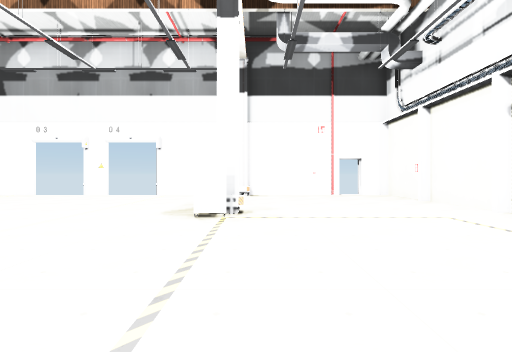
view 1 (above)

19 first-person views from a walk through a scene from a Unity 3-D project. The camera is 1.3 m above the floor, looks level and sees 80° across. The floor is counted in squares, 2 m on a side. Each view is taken from the middle of a square. On the plan, view 1 faces up. The plan holds only what a view shows up to about 10 squares ahead; the rest is blank. The player is left out. Door leaves are left out, so doorways stand open. Some surface patterns are stand-ins.

view 2
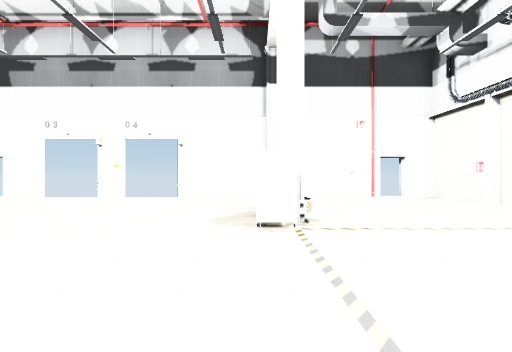

view 3
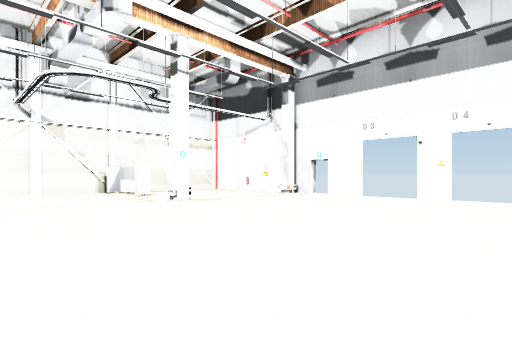

view 4
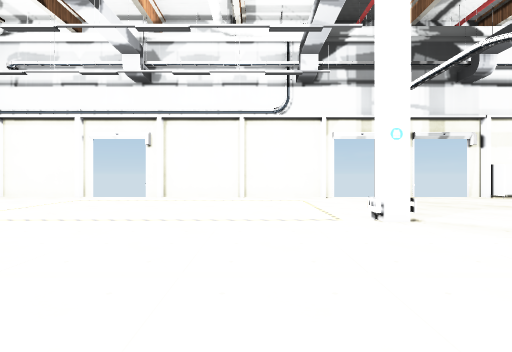

view 5
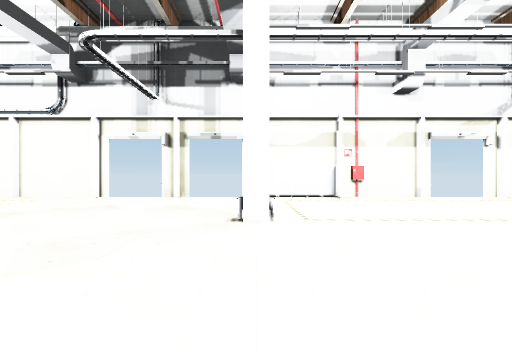

view 6
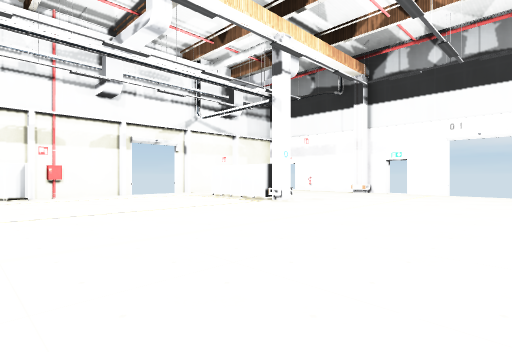

view 7
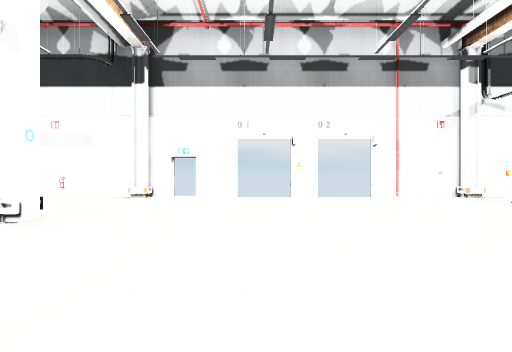

view 8
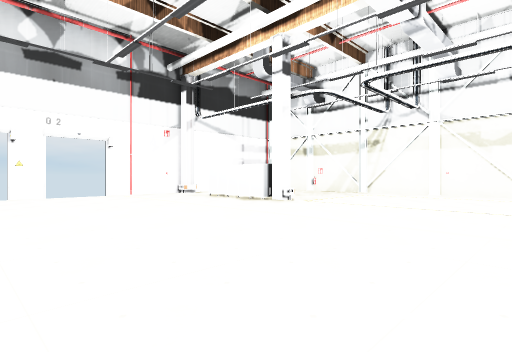

view 9
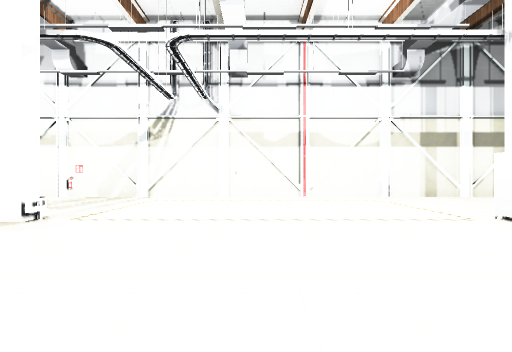

view 10
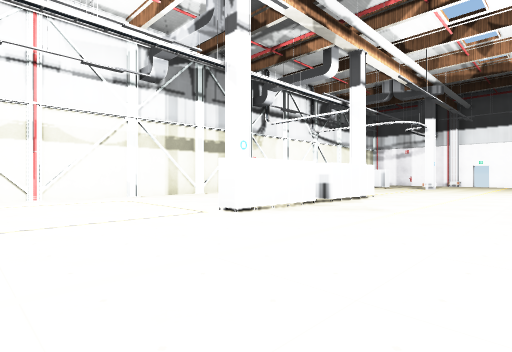

view 11
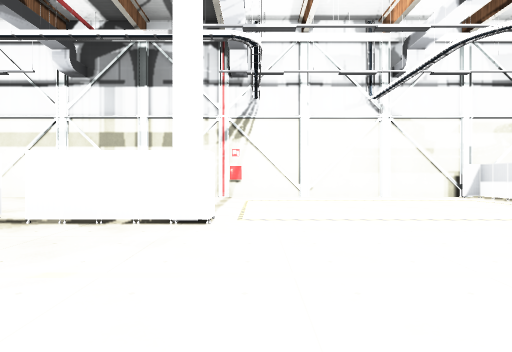

view 12
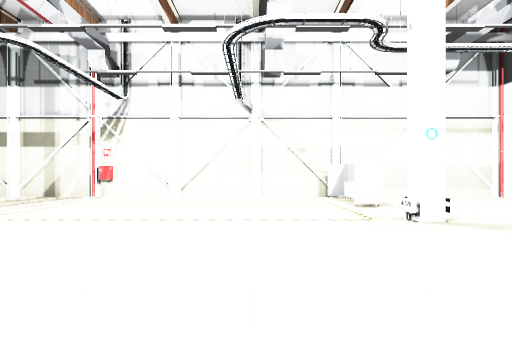

view 13
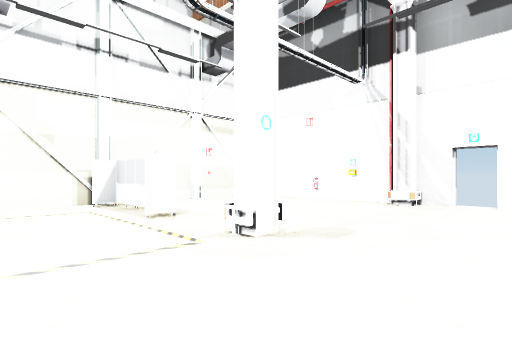

view 14
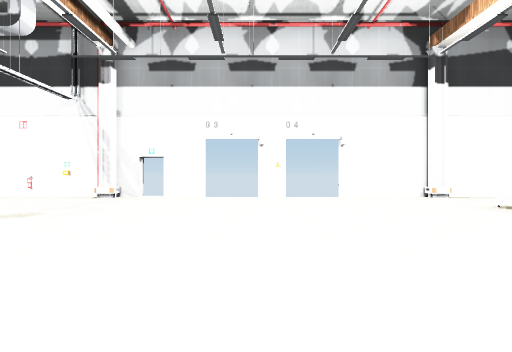

view 15
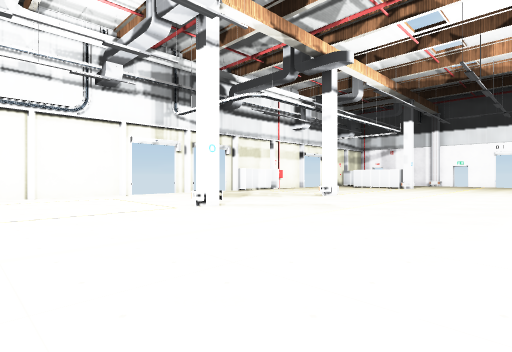

view 16
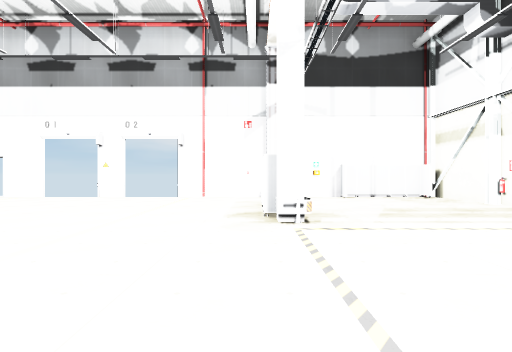

view 17
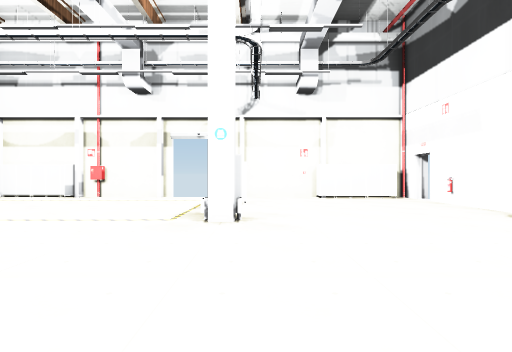

view 18
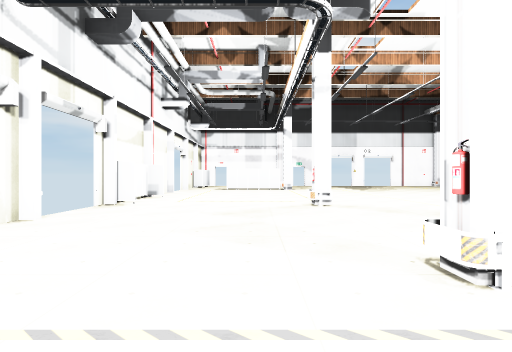

view 19
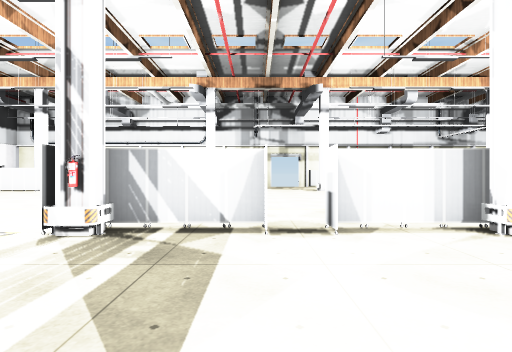

### Floor plan
Points are (right, up) in squares from view 1. A wall is a line through its corners. A room is listed if a view was taken in it or the views show most of it. See-through windows are left out.
Room 1 (views 1, 2, 3, 4, 5, 6, 7, 8, 9, 10, 11, 12, 13, 14, 15, 16, 17, 18, 19)
walls: (-10.2, -4.1) (-10.2, -2.2) (-10.7, -2.2) (-10.7, -1.6) (-10.1, -1.6) (-10.1, -4.1); (-10.7, -4.9) (-10.1, -4.9) (-10.1, -7.4) (-10.8, -7.4); (-10.8, -6.8) (-10.2, -6.8) (-10.2, -5); (4.5, -4.5) (4.5, -4); (-0.4, 4.9) (-1, 4.9); (4.5, -2.5) (4.5, 2.9); (-10.3, 5.9) (-10.3, 5.3) (-10.8, 5.3); (3.8, -9.4) (4.5, -9.4) (4.5, -7.2) (4.5, -6.5); (-0.3, 5.8) (-0.3, 5.2); (-10.8, -14.3) (-10.3, -14.3) (-10.3, -14.8); (-10.1, -14.9) (-10.1, -17.4); (-12.5, 5.8) (-12.5, 5); (-1, 6.9) (-1, 7.4); (-0.7, -14.9) (-0.7, -14.3) (1.9, -14.3); (-0.4, -14.8) (-0.4, -14.1); (-13.5, 5.6) (-15, 5.6) (-15, 5); (-0.1, -14.9) (-0.1, -14.2); (4.5, 3) (4.5, 3.5); (4.5, -12) (4.5, -9.5) (3.8, -9.5); (4.5, 5.6) (4.5, 7.9); (-5, 10.5) (-6, 10.5); (-7.5, 10.5) (-8.9, 10.5); (-10.3, 10.1) (-10.8, 10.1); (4.5, -14.5) (4.5, -14); (-9.5, 10.5) (-15.5, 10.5) (-15.5, -19.5) (-7.5, -19.5); (-0.7, 10) (-0.7, 10.5) (-3.5, 10.5); (-10.3, 10.5) (-10.3, 10); (-0.2, 10.1) (-0.7, 10.1); (-6, -19.5) (-5, -19.5); (-10.3, -19) (-10.3, -19.5); (-3.5, -19.5) (-2.1, -19.5); (-10.8, -19.1) (-10.3, -19.1); (-0.8, -19.1) (-0.2, -19.1); (-1.4, -19.5) (-0.6, -19.5); (4.5, 8.3) (4.5, 10.5) (3.6, 10.5); (-12.5, -18.9) (-12.5, -19.5); (-0.1, -19.5) (2.9, -19.5); (4.5, -17) (4.5, -14.6); (2.9, 10.5) (-0.1, 10.5); (-15, -18.9) (-15, -19.5); (3.9, -19.1) (3.9, -16.9)
low walls: (-10.3, 10) (-10.8, 10); (-10.1, 10.5) (-10.1, 10); (-0.2, 10) (-0.7, 10); (-10.1, -19) (-10.1, -19.5); (-10.8, -19) (-10.3, -19); (-0.8, -19) (-0.2, -19)
ways out: open door at (-9, 11); open door at (-5.5, -19.5); open door at (-5.5, 10.5); open door at (-2, -20); open door at (3, -20); open door at (3, 11); open door at (4.5, -13.5); open door at (4.5, -4.5); open door at (4.5, 4.5); gap at (-10, -4.5)
objects: other object (-15, -17); other object (-13, 10); other object (0, -7); fire extinguisher (0, -2); other object (2, -19)

Where each view was taken, in squares from view 1:
view 1: 0 up, 0 right, facing up
view 2: 1 up, 1 left, facing up
view 3: 1 up, 3 left, facing up-left
view 4: 0 up, 5 left, facing right
view 5: 7 down, 5 left, facing right
view 6: 8 down, 6 left, facing down-right
view 7: 10 down, 4 left, facing down
view 8: 9 down, 4 left, facing down-left
view 9: 11 down, 6 left, facing left
view 10: 11 down, 6 left, facing up-left
view 11: 1 down, 6 left, facing left
view 12: 3 up, 6 left, facing left
view 13: 3 up, 8 left, facing up-left
view 14: 1 up, 6 left, facing up
view 15: 2 up, 6 left, facing down-right
view 16: 10 down, 10 left, facing down
view 17: 15 down, 5 left, facing right
view 18: 0 up, 1 right, facing down
view 19: 4 down, 14 left, facing right
